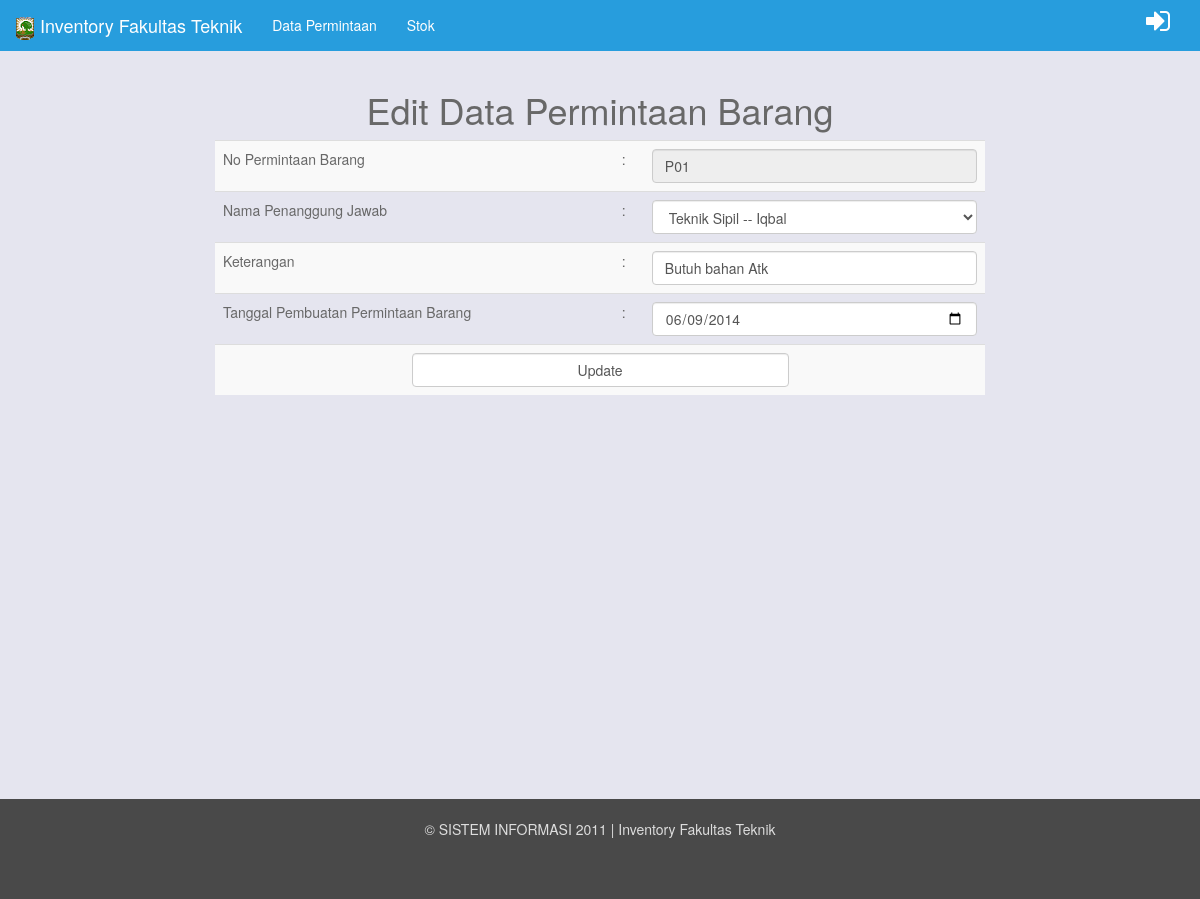
The page /permintaan_barang/updatepermintaan.php?no_permintaan_barang=P01 (signed in) on the database its author committed.
### tables this page shows
CREATE TABLE IF NOT EXISTS `permintaan_brg` (
  `no_permintaan_barang` varchar(10) NOT NULL,
  `kode_akun` int(10) NOT NULL,
  `keterangan` varchar(50) NOT NULL,
  `tanggal_permintaan_barang` date NOT NULL,
  PRIMARY KEY (`no_permintaan_barang`),
  KEY `user_permintaan_brg_fk` (`kode_akun`)
);

CREATE TABLE IF NOT EXISTS `unit_kerja` (
  `id_unit_kerja` varchar(10) NOT NULL,
  `unit_kerja` varchar(30) NOT NULL,
  PRIMARY KEY (`id_unit_kerja`)
);

### database.php (called while the page is built)
<?php
class Database extends PDO {
    protected $dsn = 'mysql:dbhost=localhost;dbname=inventory_ft';
    protected $user = 'root';
    protected $password = '';
    public function __construct(){
        try{
            $this->dbh = new PDO($this->dsn,$this->user,$this->password);
        }
        catch(PDOException $e){
        }
    }
}
?>

### queryumum.php (called while the page is built)
<?php
require 'database.php';
class Queryumum extends Database {
    public function Que($que){
        $this->statement = $this->dbh->prepare($que);
        $this->statement->execute();
        return $this->statement->fetchAll();
    }
}
?>

### permintaan_barang/updatepermintaan.php (the view, shortened to what this page needs)
<?php
require( 'querypermintaan.php' );
$no_permintaan_barang = isset($_GET['no_permintaan_barang']) ? $_GET['no_permintaan_barang'] : '';
$que = 'select * from permintaan_brg, user, unit_kerja where user.id_unit_kerja = unit_kerja.id_unit_kerja and permintaan_brg.kode_akun = user.kode_akun and no_permintaan_barang = "'.$no_permintaan_barang.'"';
foreach($masukpermintaan->Que($que) as $value){
    $no_permintaan_barang = $value['no_permintaan_barang'];
    $kode_akun = $value['kode_akun'];
	$unit_kerja = $value['unit_kerja'];
	$keterangan = $value['keterangan'];
	$tanggal_permintaan_barang = $value['tanggal_permintaan_barang'];
	$nama_penanggungjawab = $value['nama_penanggungjawab'];
}
?>
<h1>Edit Data Permintaan Barang</h1>
<form action="updatepermintaan-proses.php" method="post">
  <table border="0" style="border-collapse:collapse;text-align:left;" class="table table-striped">
   <tr>
      <td>No Permintaan Barang</td>
      <td>:</td>
      <td><input type="text" class="form-control" name="no_permintaan_barang" value="<?php echo $no_permintaan_barang; ?>" readonly /></td>
    </tr>
    <tr>
      <td>Nama Penanggung Jawab</td>
      <td>:</td>
      <td>
	  <select name="kode_akun" class="form-control">
		<option value="<?php echo $kode_akun; ?>"><?php echo $unit_kerja; echo ' -- '; echo $nama_penanggungjawab; ?></option>
      </select>
	  </td>
    </tr>
    <tr>
      <td>Keterangan</td>
      <td>:</td>
      <td><input type="text" class="form-control" name="keterangan" value="<?php echo $keterangan; ?>" required pattern="[A-Za-z0-9 ]{1,}" /></td>
    </tr>
    <tr>
      <td>Tanggal Pembuatan Permintaan Barang</td>
      <td>:</td>
      <td><input type="date" class="form-control" name="tanggal_permintaan_barang" value="<?php echo $tanggal_permintaan_barang; ?>" required pattern="[0-9]{1,}" /></td>
    </tr>
    <tr>
      <td  align="center" colspan="3"><input style="width:50%" type="submit" class="form-control" value="Update" name="Update" /></td>
    </tr>
  </table>
</form>

### permintaan_barang/css/styles.css (style rules this page uses)
html,body { height:100%; background:center no-repeat fixed url('/assets/example/bg_suburb.jpg'); }
footer { background-color:#494949; color:#ddd; min-height:100px; padding-top:20px; padding-bottom:40px; }

### rows shown on the page
permintaan_brg: no_permintaan_barang "P01", kode_akun "Teknik Sipil -- Iqbal", keterangan "Butuh bahan Atk", tanggal_permintaan_barang "06/09/2014"
